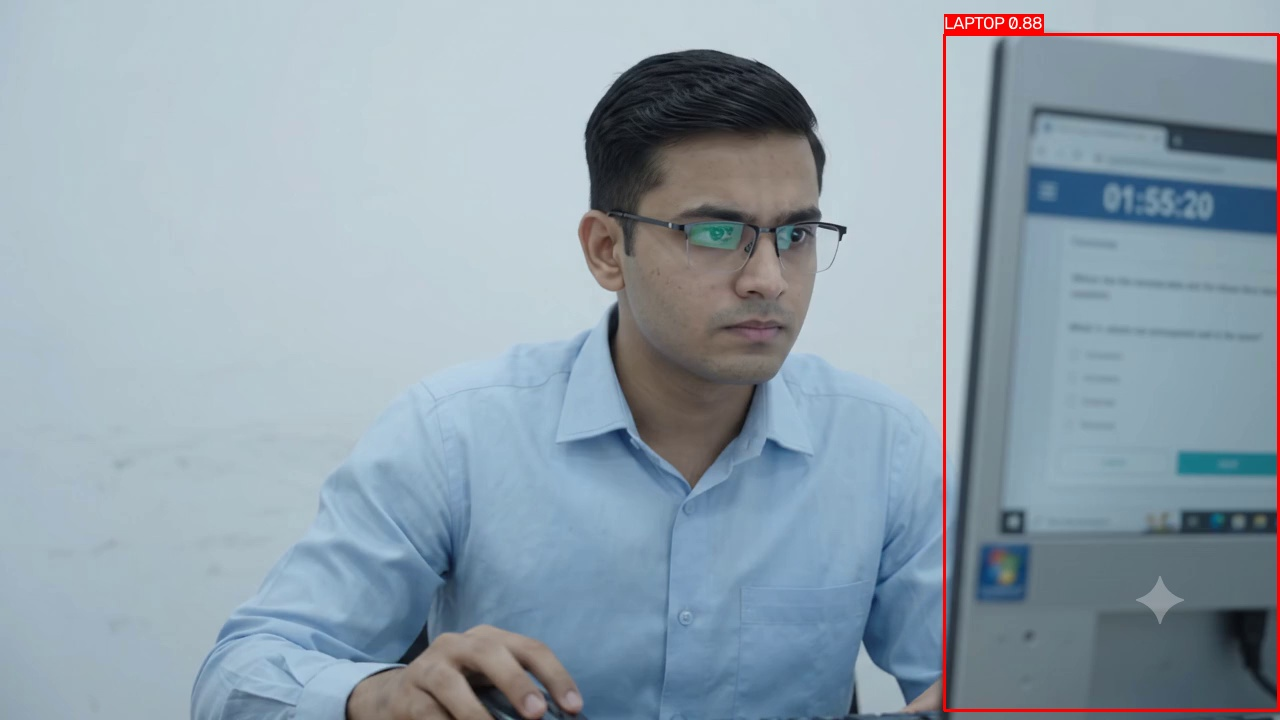
#> input picture evidence/video_create_a_video_for_the_testing/extracted_evidence/evidence_unauthorized_device_0ms.jpg, 1280 x 720 px
$ python -i detector.py   (imports and definitions only)
#> lines starting #> are read from the running program, lines starting #| are printed output that depends on the picture; after the words box and inside, x2 and y2 are one past the last pixel; in counts of white or black regions, pixels touching at a corner belong together
import os
import logging
import cv2
import numpy as np
from typing import List, Dict, Any

logger = logging.getLogger("app.ai.detector")

class AIDetector:
    """
    Multi-stage AI Object and Person Detector supporting:
    1. Ultralytics YOLOv8 object detection (PyTorch) with sensitive conf=0.25
    2. Multi-object color-coded keyframe annotation
    3. Non-Maximum Suppression & IoA box deduplication for single person enforcement
    4. OpenCV Multi-Cascade Face & Upper Body detection fallbacks
    5. Head/Skin contour analysis fallback
    """
    def __init__(self, model_name: str = "yolov8n.pt"):
#> called with model_name = 'yolov8n.pt'
        self.model_name = model_name
        self.yolo_model = None
        self.cascades = []
        self._init_models()
#> (the call stopped at in _init_models, `self.yolo_model = YOLO(self.model_name)`: ultralytics is not available in this run)
#> further down, picture is the input picture: shape (720, 1280, 3); mean B, G, R 172.5, 160.7, 144.4
#> (the call stopped at in _init_models, `self.yolo_model = YOLO(self.model_name)`: ultralytics is not available in this run)

    def _init_models(self):
        # 1. Primary: Attempt YOLOv8 import
        try:
            from ultralytics import YOLO
            self.yolo_model = YOLO(self.model_name)
            logger.info(f"YOLOv8 model ({self.model_name}) loaded successfully.")
        except Exception as e:
            logger.warning(f"YOLOv8 model not loaded ({e}). Using OpenCV multi-cascade & vision pipelines.")
            self.yolo_model = None

        # 2. Secondary: Load OpenCV Cascades if supported
        cascade_files = [
            "haarcascade_frontalface_default.xml",
            "haarcascade_frontalface_alt.xml",
            "haarcascade_frontalface_alt2.xml",
            "haarcascade_profileface.xml",
            "haarcascade_upperbody.xml"
        ]

        if hasattr(cv2, "CascadeClassifier") and hasattr(cv2, "data") and hasattr(cv2.data, "haarcascades"):
            for fname in cascade_files:
                path = os.path.join(cv2.data.haarcascades, fname)
                if os.path.exists(path):
                    try:
                        cascade = cv2.CascadeClassifier(path)
                        if not cascade.empty():
                            self.cascades.append((fname, cascade))
                    except Exception as err:
                        logger.warning(f"Could not load cascade {fname}: {err}")

        if self.cascades:
            logger.info(f"Loaded {len(self.cascades)} OpenCV cascades for detection.")

    def detect(self, image: np.ndarray) -> Dict[str, Any]:
        """
        Runs object detection on BGR image matrix.
        Returns standardized dictionary containing all predicted objects.
        """
        detections: List[Dict[str, Any]] = []

        if image is None or image.size == 0:
            return {"detections": detections}

        # 1. Primary: YOLOv8 Inference with conf=0.25 to capture handheld phones & small objects
        if self.yolo_model is not None:
            try:
                results = self.yolo_model(image, conf=0.25, verbose=False)
                for r in results:
                    for box in r.boxes:
                        cls_id = int(box.cls[0])
                        class_name = self.yolo_model.names[cls_id]
                        conf = float(box.conf[0])
                        xyxy = box.xyxy[0].cpu().numpy().astype(int).tolist()

                        # Normalize phone labels
                        if class_name in ["cell phone", "remote", "telephone", "mobile"]:
                            class_name = "cell phone"

                        detections.append({
                            "object": class_name,
                            "confidence": round(conf, 2),
                            "bounding_box": xyxy
                        })
                if detections:
                    # Suppress duplicate person detections for single candidate while keeping phone detections intact
                    detections = self._merge_duplicate_person_boxes(detections)
                    return {"detections": detections}
            except Exception as e:
                logger.error(f"Error during YOLO inference: {e}")

        # 2. Secondary: Multi-Cascade Face & Body Detection
        if self.cascades:
            raw_boxes = []
            gray = cv2.cvtColor(image, cv2.COLOR_BGR2GRAY)
            gray = cv2.equalizeHist(gray)

            for fname, cascade in self.cascades:
                min_size = (60, 60) if "upperbody" in fname else (30, 30)
                scale = 1.1 if "frontalface" in fname else 1.15

                found = cascade.detectMultiScale(gray, scaleFactor=scale, minNeighbors=4, minSize=min_size)
                for (x, y, w, h) in found:
                    if "face" in fname:
                        pad_w = int(w * 0.3)
                        pad_h = int(h * 0.5)
                        x1 = max(0, x - pad_w)
                        y1 = max(0, y - pad_h)
                        x2 = min(image.shape[1], x + w + pad_w)
                        y2 = min(image.shape[0], y + h + pad_h * 2)
                    else:
                        x1, y1, x2, y2 = x, y, x + w, y + h

                    raw_boxes.append([x1, y1, x2, y2])

            if raw_boxes:
                merged_boxes = self._non_max_suppression(np.array(raw_boxes), overlapThresh=0.4)
                for (x1, y1, x2, y2) in merged_boxes:
                    detections.append({
                        "object": "person",
                        "confidence": 0.88,
                        "bounding_box": [int(x1), int(y1), int(x2), int(y2)]
                    })
                detections = self._merge_duplicate_person_boxes(detections)

            # Also check for handheld mobile phones / devices in OpenCV mode
            phone_dets = self._detect_handheld_gadgets(image)
            for p in phone_dets:
                detections.append(p)

            return {"detections": detections}

        # 3. Fallback: Skin tone & Head Contour Detection
        skin_box = self._detect_head_skin_contour(image)
        if skin_box:
            detections.append({
                "object": "person",
                "confidence": 0.75,
                "bounding_box": skin_box
            })

        phone_dets = self._detect_handheld_gadgets(image)
        for p in phone_dets:
            detections.append(p)

        return {"detections": detections}

    # [84 lines left out: functions _merge_duplicate_person_boxes, _non_max_suppression, not called in this run]

    @staticmethod
    def _detect_head_skin_contour(image: np.ndarray) -> List[int]:
        """Detects presence of candidate via HSV skin-tone contouring."""
        try:
            hsv = cv2.cvtColor(image, cv2.COLOR_BGR2HSV)
#> hsv: shape (720, 1280, 3); mean H, S, V 95.1, 53.5, 175.9
            lower_skin = np.array([0, 20, 70], dtype=np.uint8)
            upper_skin = np.array([20, 255, 255], dtype=np.uint8)

            mask = cv2.inRange(hsv, lower_skin, upper_skin)
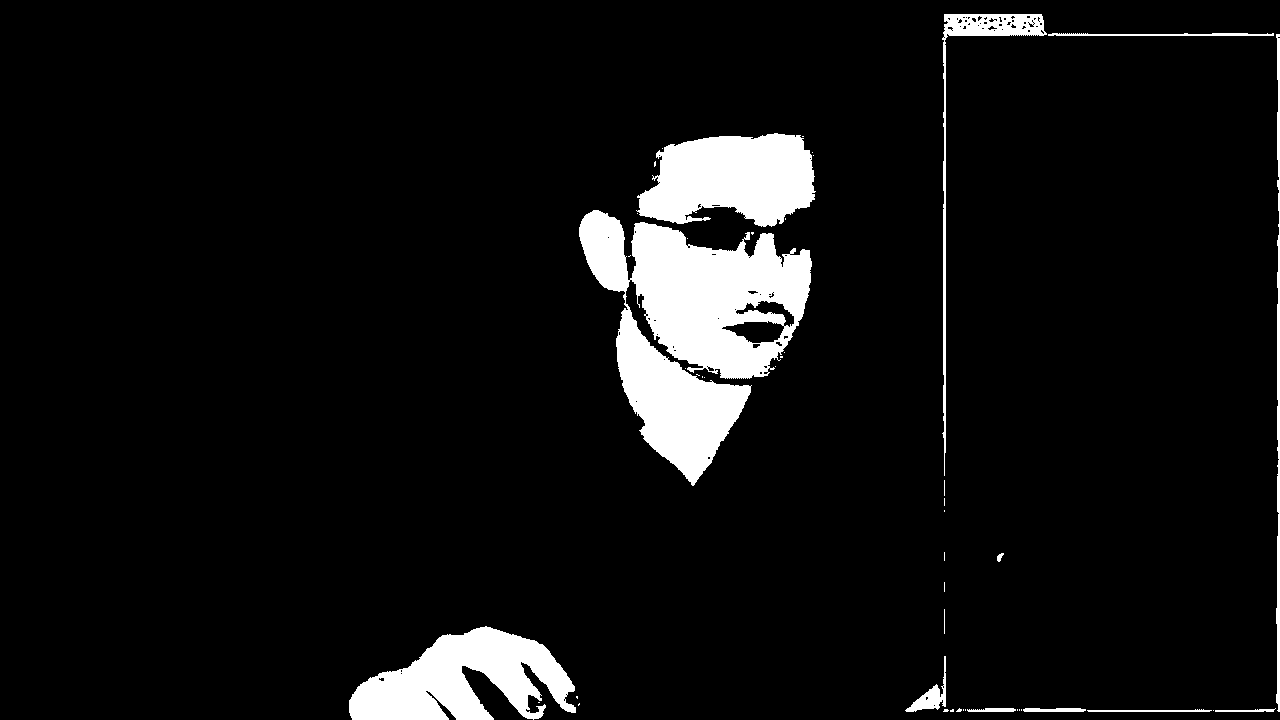
#> mask: shape (720, 1280); 7% white; 47 white regions (34 under 20 px), largest, box (x1, y1, x2, y2) and area: (579, 210, 812, 486) 31983, (349, 626, 576, 720) 12641, (636, 133, 816, 227) 12385
            kernel = cv2.getStructuringElement(cv2.MORPH_ELLIPSE, (11, 11))
            mask = cv2.erode(mask, kernel, iterations=2)
#> mask: shape (720, 1280); 3.1% white; 5 white regions, box (x1, y1, x2, y2) and area: (642, 233, 801, 369) 8844, (649, 143, 804, 216) 7463, (626, 335, 737, 469) 5926, (359, 636, 561, 720) 5453, (589, 220, 618, 281) 759
            mask = cv2.dilate(mask, kernel, iterations=2)
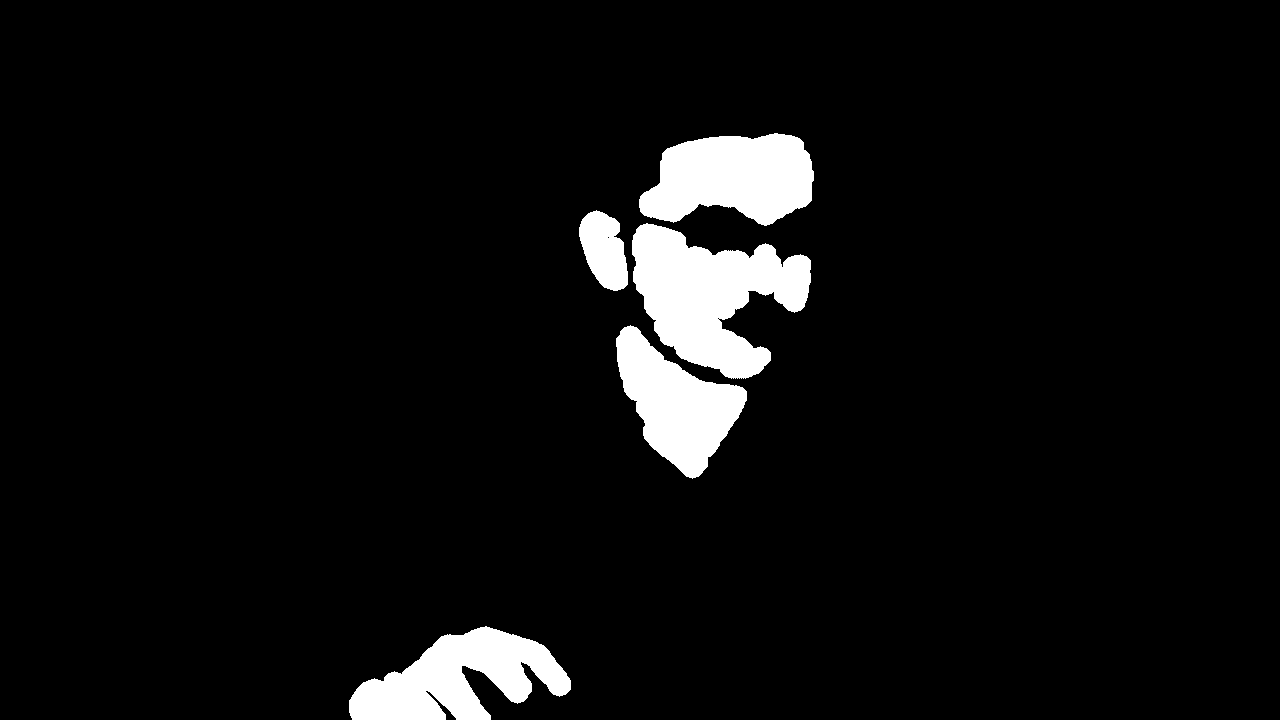
#> mask: shape (720, 1280); 5.7% white; 5 white regions
            mask = cv2.GaussianBlur(mask, (3, 3), 0)

            contours, _ = cv2.findContours(mask, cv2.RETR_EXTERNAL, cv2.CHAIN_APPROX_SIMPLE)
#> contours = 5 contours; box (x1, y1, x2, y2) and area: (631, 222, 812, 380) 16420, (348, 625, 572, 720) 12320, (638, 132, 815, 227) 12227, (615, 324, 748, 480) 10508, (578, 209, 629, 292) 2934
            h, w, _ = image.shape
#> h = 720; w = 1280
            min_area = (w * h) * 0.03
#> min_area = 27648

            valid_contours = [c for c in contours if cv2.contourArea(c) >= min_area]
#> valid_contours = []
            if valid_contours:
                largest = max(valid_contours, key=cv2.contourArea)
                x, y, bw, bh = cv2.boundingRect(largest)
                return [int(x), int(y), int(x + bw), int(y + bh)]
        except Exception:
            pass
    @staticmethod
    def _detect_handheld_gadgets(image: np.ndarray) -> List[Dict[str, Any]]:
        """
        Computer Vision detector for handheld rectangular devices (smartphones/tablets).
        Identifies high-contrast rectangular objects with typical phone aspect ratios (1.6 - 2.5).
        """
        gadgets = []
        try:
            h, w = image.shape[:2]
#> h = 720; w = 1280
            gray = cv2.cvtColor(image, cv2.COLOR_BGR2GRAY)
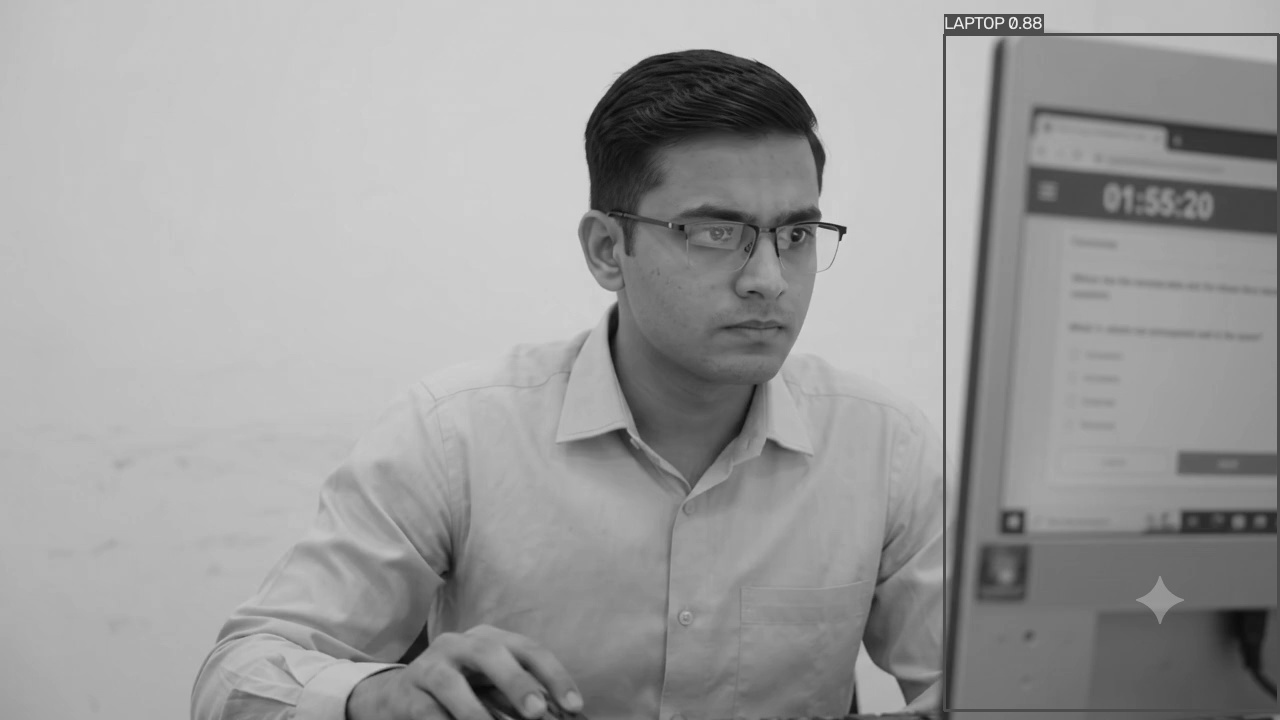
#> gray: shape (720, 1280); min 6, max 242, mean 157.2
            blurred = cv2.GaussianBlur(gray, (5, 5), 0)
            edges = cv2.Canny(blurred, 40, 140)
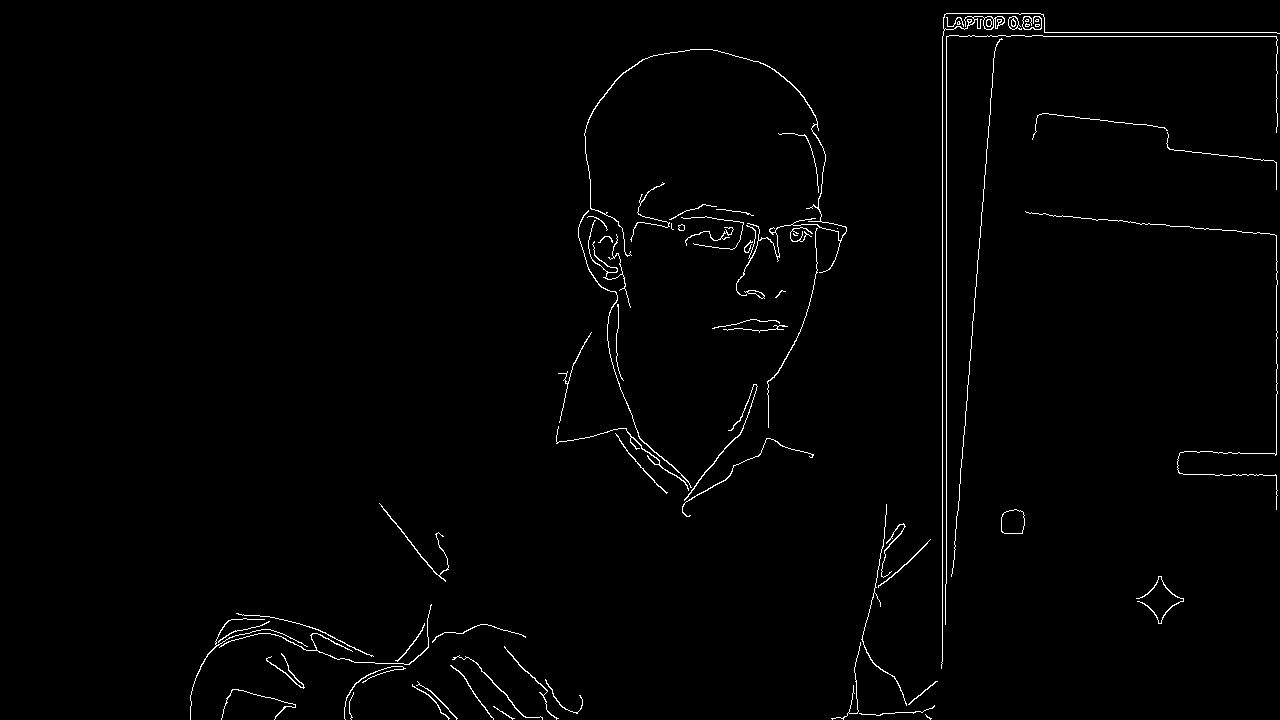
#> edges: shape (720, 1280); 1.2% white in thin lines or dots, all inside (x1, y1, x2, y2) = (190, 13, 1280, 720)
            contours, _ = cv2.findContours(edges, cv2.RETR_EXTERNAL, cv2.CHAIN_APPROX_SIMPLE)
#> contours = 69 contours, 36 with area under 20; largest, box (x1, y1, x2, y2) and area: (1001, 509, 1025, 534) 489, (941, 13, 1280, 669) 218, (584, 49, 847, 296) 187, (1008, 16, 1022, 30) 106, (578, 210, 692, 488) 81

            total_area = float(w * h)
#> total_area = 921600
            for cnt in contours:
                area = cv2.contourArea(cnt)
                # Cell phones typically take 0.5% to 15% of camera frame
                if area < total_area * 0.004 or area > total_area * 0.15:
                    continue

                peri = cv2.arcLength(cnt, True)
                approx = cv2.approxPolyDP(cnt, 0.04 * peri, True)

                # Look for quadrilateral / rectangular shapes
                if len(approx) == 4:
                    x, y, bw, bh = cv2.boundingRect(approx)
                    aspect = max(bw, bh) / float(min(bw, bh)) if min(bw, bh) > 0 else 0
                    # Smartphone aspect ratio is ~1.6 to 2.5
                    if 1.55 <= aspect <= 2.55:
                        gadgets.append({
                            "object": "cell phone",
                            "confidence": 0.85,
                            "bounding_box": [int(x), int(y), int(x + bw), int(y + bh)]
                        })
#> this loop made 69 passes
#> area on passes 5, 6, 7, 8, 9, 10, 11, 12, 13, 14, 17, 19: 21.5, 26, 23, 29, 24.5, 25, 35, 49.5, 47, 51, 27.5, 37
#> after the loop, gadgets = []
        except Exception:
            pass
        return gadgets

    # [42 lines left out: function annotate_frame, not called in this run]

# Global Singleton Detector instance
detector = AIDetector()

>>> import cv2
>>> picture = cv2.imread('../../evidence/video_create_a_video_for_the_testing/extracted_evidence/evidence_unauthorized_device_0ms.jpg')
>>> result = AIDetector().detect(picture)
#> result = {'detections': []}
